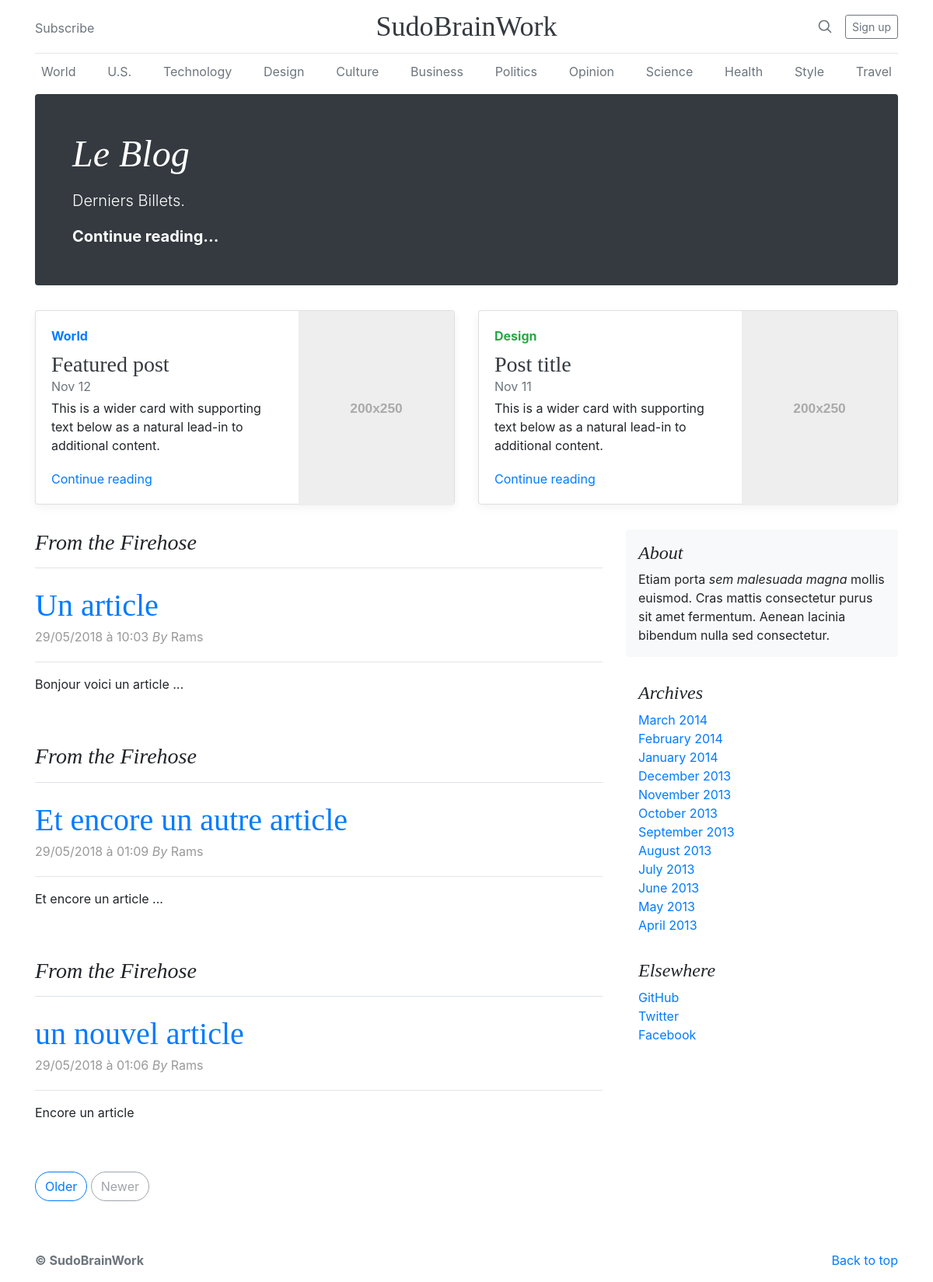
The page / on the database its author committed.
### tables this page shows
CREATE TABLE `posts` (
  `id` int(11) NOT NULL,
  `title` varchar(255) NOT NULL,
  `content` text NOT NULL,
  `post_author` varchar(60) NOT NULL,
  `created_at` datetime NOT NULL,
  `edited_at` datetime DEFAULT NULL
);

### Model/PostManager.php (called while the page is built, shortened)
<?php
class PostManager extends Manager
{
	public function getPosts()
	{
		$db = $this->dbConnect();
		$req = $db->query('SELECT id, title, content, post_author, DATE_FORMAT(created_at, \'%d/%m/%Y à %H:%i\')
													 AS created_at_fr
												 FROM posts
										 ORDER BY created_at
									 DESC LIMIT 0, 5');
		return $req;
	}
}

### Controler/frontend.php (called while the page is built, shortened)
<?php
require_once 'Model/PostManager.php';
function listPosts()
{
	$postManager = new Hackawax\blog_mvc\Model\PostManager();
	$posts = $postManager->getPosts();
	require 'View/frontend/listPostsView.php';
}

### View/frontend/listPostsView.php (the view, shortened to what this page needs)
<?php while ($data = $posts->fetch()): ?>
	<h3 class="pb-3 mb-4 font-italic border-bottom">From the Firehose</h3>
	<div class="blog-post">
		<h2 class="blog-post-title">
			<a href="index.php?action=post&amp;id=<?= $data['id'] ?>"><?= htmlspecialchars($data['title']) ?></a>
		</h2>
		<p class="blog-post-meta"><?= $data['created_at_fr'] ?> <em>By</em> <?= $data['post_author'] ?></p>
		<hr>
		<p><?= nl2br(htmlspecialchars($data['content'])) ?></p>
	</div>
<?php endwhile; ?>
<nav class="blog-pagination">
	<a class="btn btn-outline-primary" href="#">Older</a>
	<a class="btn btn-outline-secondary disabled" href="#">Newer</a>
</nav>
<?php	$content = ob_get_clean(); ?>
<?php	require 'template.php'; ?>

### index.php
<?php
require_once 'Controler/frontend.php';
try {
	if (isset($_GET['action'])) {
		if ($_GET['action'] == 'listPosts') {
			listPosts();
		} elseif ($_GET['action'] == 'post') {
			if (isset($_GET['id']) && $_GET['id'] > 0) {
				post();
			} else {
				throw new Exception('Aucun identifiant de billet envoyé !');
			}
		} elseif ($_GET['action'] == 'addComment') {
			if (isset($_GET['id']) && $_GET['id'] > 0) {
				if (!empty($_POST['author']) && !empty($_POST['comment'])) {
					addComment($_GET['id'], $_POST['author'], $_POST['comment']);
				} else {
					throw new Exception('Tous les champs ne sont pas remplis !');
				}
			} else {
				throw new Exception('Aucun identifiant de billet envoyé !');
			}
		}
	} else {
		listPosts();
	}
} catch (Exception $e) {
	$errorMessage = $e->getMessage();
	require 'View/errorView.php';
}

### View/frontend/template.php (shortened to what this page needs)
<!DOCTYPE html>
<html lang="fr">
<head>
	<link rel="stylesheet" href="https://stackpath.bootstrapcdn.com/bootstrap/4.1.1/css/bootstrap.min.css">
	<link href="Public/css/bootstrap.css" rel="stylesheet">
</head>
<body>
	<div class="container">
		<header class="blog-header py-3">
			<div class="row flex-nowrap justify-content-between align-items-center">
				<div class="col-4 pt-1">
					<a class="text-muted" href="#">Subscribe</a>
				</div>
				<div class="col-4 text-center">
					<a class="blog-header-logo text-dark" href="#">SudoBrainWork</a>
				</div>
				<div class="col-4 d-flex justify-content-end align-items-center">
					<a class="text-muted" href="#">
						<svg xmlns="http://www.w3.org/2000/svg" width="20" height="20" viewBox="0 0 24 24" fill="none" stroke="currentColor" stroke-width="2" stroke-linecap="round" stroke-linejoin="round" class="mx-3"><circle cx="10.5" cy="10.5" r="7.5"></circle><line x1="21" y1="21" x2="15.8" y2="15.8"></line></svg>
					</a>
					<a class="btn btn-sm btn-outline-secondary" href="#">Sign up</a>
				</div>
			</div>
		</header>
		<div class="nav-scroller py-1 mb-2">
			<nav class="nav d-flex justify-content-between">
				<a class="p-2 text-muted" href="#">World</a>
				<a class="p-2 text-muted" href="#">U.S.</a>
				<a class="p-2 text-muted" href="#">Technology</a>
				<a class="p-2 text-muted" href="#">Design</a>
				<a class="p-2 text-muted" href="#">Culture</a>
				<a class="p-2 text-muted" href="#">Business</a>
				<a class="p-2 text-muted" href="#">Politics</a>
				<a class="p-2 text-muted" href="#">Opinion</a>
				<a class="p-2 text-muted" href="#">Science</a>
				<a class="p-2 text-muted" href="#">Health</a>
				<a class="p-2 text-muted" href="#">Style</a>
				<a class="p-2 text-muted" href="#">Travel</a>
			</nav>
		</div>
		<div class="jumbotron p-3 p-md-5 text-white rounded bg-dark">
			<div class="col-md-6 px-0">
				<h1 class="display-4 font-italic">Le Blog</h1>
				<p class="lead my-3">Derniers Billets.</p>
				<p class="lead mb-0"><a href="#" class="text-white font-weight-bold">Continue reading...</a></p>
			</div>
		</div>
		<div class="row mb-2">
			<div class="col-md-6">
				<div class="card flex-md-row mb-4 box-shadow h-md-250">
					<div class="card-body d-flex flex-column align-items-start">
						<strong class="d-inline-block mb-2 text-primary">World</strong>
						<h3 class="mb-0">
							<a class="text-dark" href="#">Featured post</a>
						</h3>
						<div class="mb-1 text-muted">Nov 12</div>
						<p class="card-text mb-auto">This is a wider card with supporting text below as a natural lead-in to additional content.</p>
						<a href="#">Continue reading</a>
					</div>
					<img class="card-img-right flex-auto d-none d-md-block" data-src="holder.js/200x250?theme=thumb" alt="Card image cap">
				</div>
			</div>
			<div class="col-md-6">
				<div class="card flex-md-row mb-4 box-shadow h-md-250">
					<div class="card-body d-flex flex-column align-items-start">
						<strong class="d-inline-block mb-2 text-success">Design</strong>
						<h3 class="mb-0">
							<a class="text-dark" href="#">Post title</a>
						</h3>
						<div class="mb-1 text-muted">Nov 11</div>
						<p class="card-text mb-auto">This is a wider card with supporting text below as a natural lead-in to additional content.</p>
						<a href="#">Continue reading</a>
					</div>
					<img class="card-img-right flex-auto d-none d-md-block" data-src="holder.js/200x250?theme=thumb" alt="Card image cap">
				</div>
			</div>
		</div>
	</div>
	<main role="main" class="container">
		<div class="row">
			<div class="col-md-8 blog-main">
				<?= $content ?>
			</div>
			<aside class="col-md-4 blog-sidebar">
				<div class="p-3 mb-3 bg-light rounded">
					<h4 class="font-italic">About</h4>
					<p class="mb-0">Etiam porta <em>sem malesuada magna</em> mollis euismod. Cras mattis consectetur purus sit amet fermentum. Aenean lacinia bibendum nulla sed consectetur.</p>
				</div>
				<div class="p-3">
					<h4 class="font-italic">Archives</h4>
					<ol class="list-unstyled mb-0">
						<li><a href="#">March 2014</a></li>
						<li><a href="#">February 2014</a></li>
						<li><a href="#">January 2014</a></li>
						<li><a href="#">December 2013</a></li>
						<li><a href="#">November 2013</a></li>
						<li><a href="#">October 2013</a></li>
						<li><a href="#">September 2013</a></li>
						<li><a href="#">August 2013</a></li>
						<li><a href="#">July 2013</a></li>
						<li><a href="#">June 2013</a></li>
						<li><a href="#">May 2013</a></li>
						<li><a href="#">April 2013</a></li>
					</ol>
				</div>
				<div class="p-3">
					<h4 class="font-italic">Elsewhere</h4>
					<ol class="list-unstyled">
						<li><a href="#">GitHub</a></li>
						<li><a href="#">Twitter</a></li>
						<li><a href="#">Facebook</a></li>
					</ol>
				</div>
			</aside>
		</div>
	</main>
	<footer class="text-muted">
		<div class="container">
			<p class="float-right">
				<a href="#">Back to top</a>
			</p>
			<p><b>&copy SudoBrainWork</b></p>
		</div>
	</footer>
</body>
</html>

### rows shown on the page
posts: title "Un article", created_at_fr "29/05/2018 à 10:03", post_author "Rams", content "Bonjour voici un article ..."
posts: title "Et encore un autre article", created_at_fr "29/05/2018 à 01:09", post_author "Rams", content "Et encore un article ..."
posts: title "un nouvel article", created_at_fr "29/05/2018 à 01:06", post_author "Rams", content "Encore un article"
